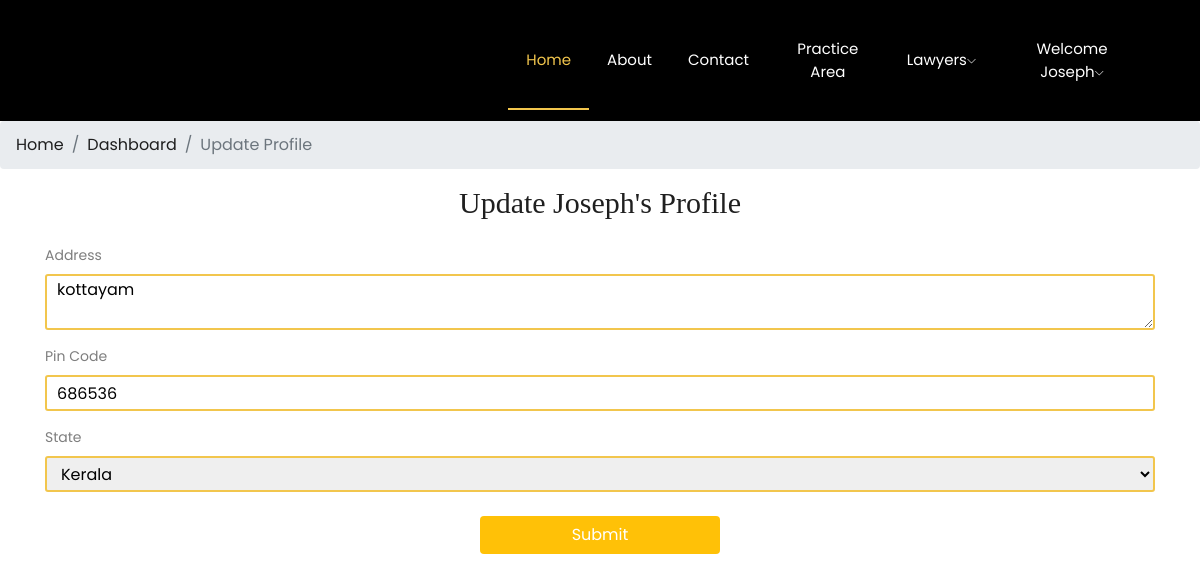
/accounts/update_profile/ (signed in), run on an earlier commit of the app's database.
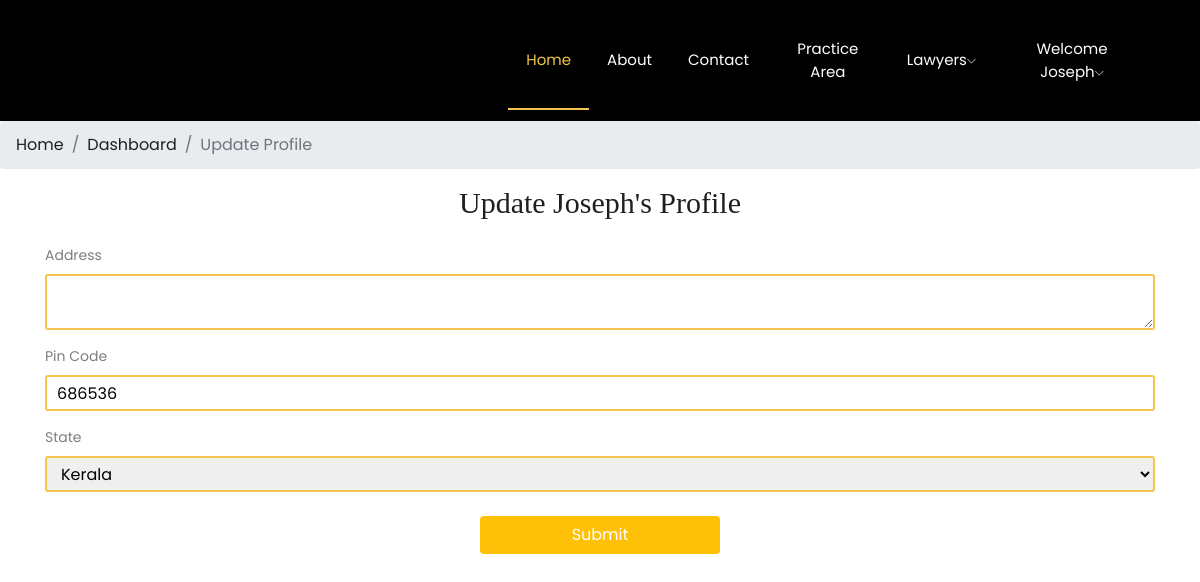
And on a later commit of the database.
### accounts/models.py (models this page shows)
class CustomUser(AbstractUser):
    USER_TYPES = (
        ('admin', 'Admin'),
        ('lawyer', 'Lawyer'),
        ('student', 'Student'),
        ('client', 'Client'),
    )
    STATES = (
    ('Andhra Pradesh', 'Andhra Pradesh'),
    ('Arunachal Pradesh', 'Arunachal Pradesh'),
    ('Assam', 'Assam'),
    ('Bihar', 'Bihar'),
    ('Chhattisgarh', 'Chhattisgarh'),
    ('Goa', 'Goa'),
    ('Gujarat', 'Gujarat'),
    ('Haryana', 'Haryana'),
    ('Himachal Pradesh', 'Himachal Pradesh'),
    ('Jharkhand', 'Jharkhand'),
    ('Karnataka', 'Karnataka'),
    ('Kerala', 'Kerala'),
    ('Madhya Pradesh', 'Madhya Pradesh'),
    ('Maharashtra', 'Maharashtra'),
    ('Manipur', 'Manipur'),
    ('Meghalaya', 'Meghalaya'),
    ('Mizoram', 'Mizoram'),
    ('Nagaland', 'Nagaland'),
    ('Odisha', 'Odisha'),
    ('Punjab', 'Punjab'),
    ('Rajasthan', 'Rajasthan'),
    ('Sikkim', 'Sikkim'),
    ('Tamil Nadu', 'Tamil Nadu'),
    ('Telangana', 'Telangana'),
    ('Tripura', 'Tripura'),
    ('Uttar Pradesh', 'Uttar Pradesh'),
    ('Uttarakhand', 'Uttarakhand'),
    ('West Bengal', 'West Bengal'),
    ('Andaman and Nicobar Islands', 'Andaman and Nicobar Islands'),
    ('Chandigarh', 'Chandigarh'),
    ('Dadra and Nagar Haveli and Daman and Diu', 'Dadra and Nagar Haveli and Daman and Diu'),
    ('Lakshadweep', 'Lakshadweep'),
    ('Delhi', 'Delhi'),
    ('Puducherry', 'Puducherry'),
)
    user_type = models.CharField(max_length=10, choices=USER_TYPES, default='client')
    email = models.EmailField(unique=True, default='')  # Change: Use email as the username
    first_name = models.CharField(max_length=30, default='')  # Added: First name field
    last_name = models.CharField(max_length=30, default='')  # Added: Last name field
    address = models.TextField(default='',blank=True,)  # Added: Address field
    dob = models.DateField(default='2000-01-01',blank=True,)  # Added: Date of birth field
    pin = models.CharField(max_length=6, default='',blank=True,)  # Added: PIN code field
    state = models.CharField(max_length=50, choices=STATES, blank=True, null=False)
    phone = models.CharField(max_length=15,blank=True)  # Added: Phone number field

### accounts/views.py (the view)
# urls.py: path('update_profile/', views.update_profile, name='update_profile'),
@login_required
def update_profile(request):
    user = request.user
    if request.method == 'POST':
        form = UserProfileUpdateForm(request.POST, instance=user)
        if form.is_valid():
            form.save()
            return redirect('client_dashboard')  # Redirect to the user's profile page after updating
    else:
        form = UserProfileUpdateForm(instance=user)
    return render(request, 'client/update_profile.html', {'form': form})

### accounts/forms.py
class UserProfileUpdateForm(forms.ModelForm):
    class Meta:
        model = CustomUser
        fields = ['address', 'pin', 'state']  # Add other fields as needed

### accounts/templates/client/update_profile.html (shortened to what the changed rows need)
{% load static %}
<!doctype html>
<html class="no-js" lang="zxx">
<head>
    <link rel="stylesheet" href="{% static 'css/bootstrap.min.css' %}">
    <link rel="stylesheet" href="{% static 'css/owl.carousel.min.css' %}">
    <link rel="stylesheet" href="{% static 'css/magnific-popup.css' %}">
    <link rel="stylesheet" href="{% static 'css/font-awesome.min.css' %}">
    <link rel="stylesheet" href="{% static 'css/themify-icons.css' %}">
    <link rel="stylesheet" href="{% static 'css/nice-select.css' %}">
    <link rel="stylesheet" href="{% static 'css/flaticon.css' %}">
    <link rel="stylesheet" href="{% static 'css/flaticon.css' %}">
    <link rel="stylesheet" href="{% static 'css/gijgo.css' %}">
    <link rel="stylesheet" href="{% static 'css/slicknav.css' %}">
    <link rel="stylesheet" href="{% static 'css/style.css' %}">
    <link rel="stylesheet" href="{% static 'css/bookings.css' %}">
    <link rel="stylesheet" href="{% static 'css/update_profile.css' %}">
    <link rel="stylesheet" href="{% static 'css/add_user.css' %}">
</head>
<body>
    <header>
        <div class="header-area ">
            <div id="sticky-header" class="main-header-area">
                <div class="container-fluid p-0">
                    <div class="row align-items-center justify-content-between no-gutters">
                        <div class="col-xl-7 col-lg-8">
                            <div class="main-menu  d-none d-lg-block">
                                <nav>
                                    <ul id="navigation">
                                        {% if user.is_authenticated %}
                                        <li>
                                            <a href="#">Welcome {{ user.first_name }}<i class="ti-angle-down"></i></a>
                                        </li>
                                        {% else %}
                                        <li><a href="{% url 'signup' %}">Signup</a></li>
                                        <li><a href="{% url 'login' %}">Login</a></li>
                                        {% endif %}
                                    </ul>
                                </nav>
                            </div>
                        </div>
                    </div>
                </div>
            </div>
        </div>
    </header>
    <div class="container pb-5">
        <h2 class="mt-3 text-center">Update {{ user.first_name }}'s Profile</h2>
        <div class="row">
            <div class="col-md-12">
                <form method="POST" enctype="multipart/form-data" action="">
                    <div class="input-row">
                        <div class="input-group">
                            <label for="{{ form.address.id_for_label }}">Address</label>
                            {{ form.address }}
                        </div>
                    </div>
                    <div class="input-row">
                        <div class="input-group">
                            <label for="{{ form.pin.id_for_label }}">Pin Code</label>
                            {{ form.pin }}
                        </div>
                    </div>
                    <div class="input-row">
                        <div class="input-group">
                            <label for="{{ form.state.id_for_label }}">State</label>
                            {{ form.state }}
                        </div>
                    </div>
                </form>
            </div>
        </div>
    </div>
</body>
</html>

What changed in the data, as far as the page shows it:
changed CustomUser "Joseph": address "kottayam" → (not shown)
